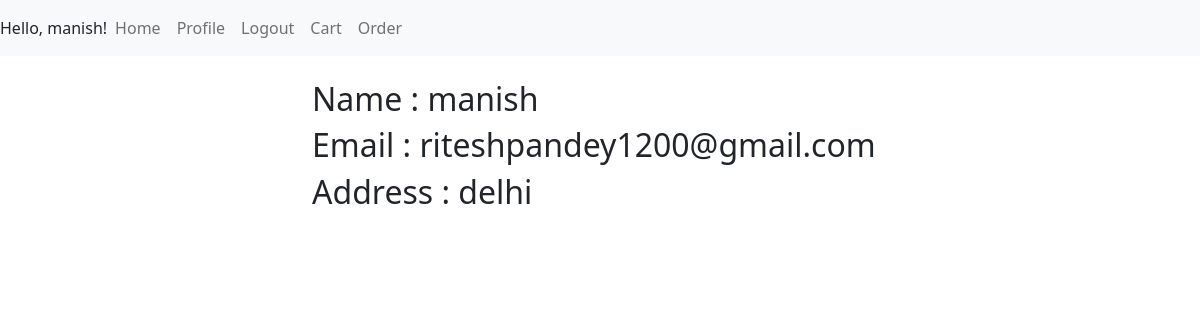
Before: /profile (signed in) with the older database file.
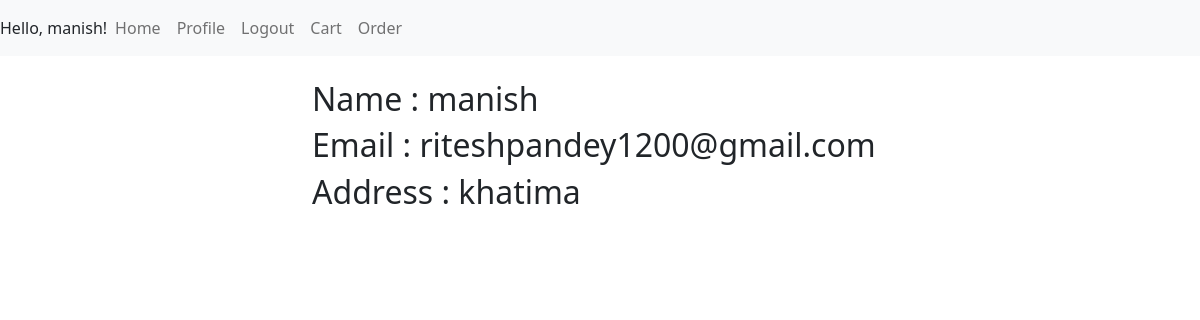
After: the same page with the newer database file.
### user/models.py (models this page shows, shortened)
class Profile(models.Model):
    user = models.OneToOneField(User , on_delete=models.CASCADE)
    auth_token = models.CharField(max_length=100 )
    is_verified = models.BooleanField(default=False)
    created_at = models.DateTimeField(auto_now_add=True)
    address = models.TextField(default = None)

### user/views.py (the view)
# urls.py: path('profile' , views.profile , name = 'profile'),
def profile(req):
    user_obj = req.user
    profile_obj = Profile.objects.filter(user = user_obj).first()
    if profile_obj is None:
        messages.success(req, 'Somethig went wrong try again.')
        return redirect('/login')
    return render(req, 'user/profile.html' , {'profile':profile_obj})

### user/templates/user/profile.html (shortened to what this page needs)
{% extends 'user/base.html' %}
{% block content %}
<html>
    <head>
    </head>
    <body>
        <br>
        <div class="container center_div">
            <h2>Name : {{profile.user.username}}<h2>
            <h2>Email : {{profile.user.email}}<h2>
            <h2>Address : {{profile.address}}<h2>
    </div>
    </body>
{% endblock %}

Changed rows visible on the page:
changed Profile "manish": address "delhi" → "khatima"
